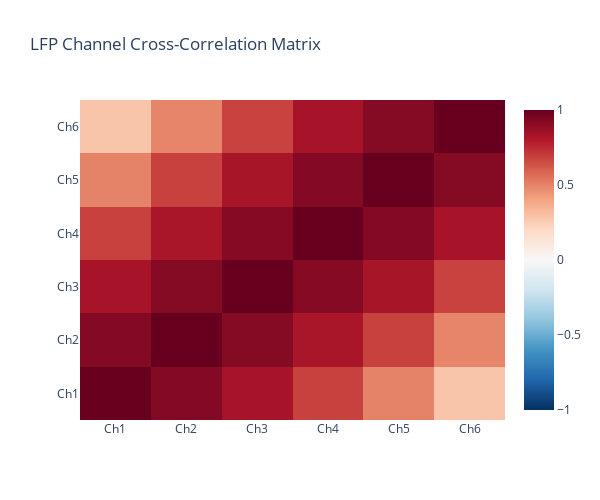

This figure's notebook cell:
### Code cell
# Cross-correlation heatmap
print("Creating cross-correlation heatmap...")

# Calculate cross-correlation between LFP channels
n_channels = lfp_signals.shape[1]
cross_corr = np.corrcoef(lfp_signals.T)

channel_names = [f'Ch{i + 1}' for i in range(n_channels)]

fig8 = braintools.visualize.interactive_heatmap(
    data=cross_corr,
    x_labels=channel_names,
    y_labels=channel_names,
    title="LFP Channel Cross-Correlation Matrix",
    colorscale='RdBu_r',
    width=600,
    height=500
)

# Add custom colorbar range
fig8.update_traces(zmin=-1, zmax=1)

fig8.show()

print("\n📊 Cross-correlation insights:")
print(f"   • Diagonal elements are always 1.0 (self-correlation)")
print(
    f"   • Off-diagonal range: [{cross_corr[np.triu_indices_from(cross_corr, k=1)].min():.3f}, {cross_corr[np.triu_indices_from(cross_corr, k=1)].max():.3f}]")
print("   • Red = positive correlation, Blue = negative correlation")

### Figure 1 — Plotly figure (JSON) as saved in the notebook; plotly's stock layout.template omitted (floating-point values rounded to 4 significant figures)
{"data": [{"colorscale": [[0.0, "rgb(5,48,97)"], [0.1, "rgb(33,102,172)"], [0.2, "rgb(67,147,195)"], [0.3, "rgb(146,197,222)"], [0.4, "rgb(209,229,240)"], [0.5, "rgb(247,247,247)"], [0.6, "rgb(253,219,199)"], [0.7, "rgb(244,165,130)"], [0.8, "rgb(214,96,77)"], [0.9, "rgb(178,24,43)"], [1.0, "rgb(103,0,31)"]], "hoverongaps": false, "x": ["Ch1", "Ch2", "Ch3", "Ch4", "Ch5", "Ch6"], "y": ["Ch1", "Ch2", "Ch3", "Ch4", "Ch5", "Ch6"], "z": [[1.0, 0.9222, 0.8305, 0.6829, 0.4994, 0.2833], [0.9222, 1.0, 0.9194, 0.825, 0.6837, 0.4932], [0.8305, 0.9194, 1.0, 0.918, 0.8281, 0.6792], [0.6829, 0.825, 0.918, 1.0, 0.9215, 0.8295], [0.4994, 0.6837, 0.8281, 0.9215, 1.0, 0.9189], [0.2833, 0.4932, 0.6792, 0.8295, 0.9189, 1.0]], "type": "heatmap", "zmax": 1, "zmin": -1}], "layout": {"title": {"text": "LFP Channel Cross-Correlation Matrix"}, "width": 600, "height": 500}}
